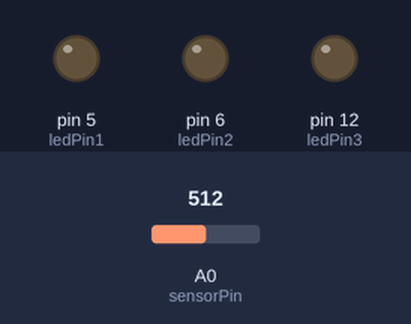
Recording of a sketch running on a simulated Arduino Uno, built with avr-gcc and run on an emulated ATmega328P. On the bench: output pins drawn as LEDs (lit = HIGH). The test bench sets the inputs (shaded band); at power-on: A0 (sensorPin) = 512. What the sketch prints to the serial monitor is not drawn.

Above: at 0.15 s.
Timing chart, 0 to 3.0 s (numbered marks = the images above):
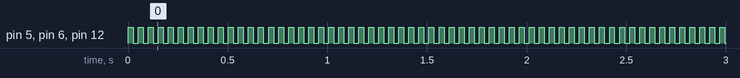

The sketch:

blink.ino
```cpp
int sensorPin = A0;    // select the input pin for the potentiometer
int ledPin1 = 5;
int ledPin2 = 6;
int ledPin3 = 12;  // select the pin for the LED
int readValue;
int sensorValue;  // variable to store the value coming from the sensor

void setup() {
  // declare the ledPin as an OUTPUT:
  pinMode(sensorPin,INPUT);
  pinMode(ledPin1, OUTPUT);
  pinMode(ledPin2, OUTPUT);
  pinMode(ledPin3, OUTPUT);
  // open a 9600-baud serial connection:
  Serial.begin(9600);
}

void loop() {
  // read the value from the sensor:

  sensorValue = analogRead(sensorPin);
  // write the sensor value to the serial interface:

  Serial.println(sensorValue);
  // turn the ledPin on
  digitalWrite(ledPin1, HIGH);
  digitalWrite(ledPin2, HIGH);
  digitalWrite(ledPin3, HIGH);
  // stop the program for <sensorValue> milliseconds:
  delay(25);
  // turn the ledPin off:
  digitalWrite(ledPin1, LOW);
  digitalWrite(ledPin2, LOW);
  digitalWrite(ledPin3, LOW);
  // stop the program for for <sensorValue> milliseconds:
  delay(25);
}
```

Measured:
- by itself, pin 5 (ledPin1), pin 6 (ledPin2), pin 12 (ledPin3): alternates HIGH for 0.03 s and LOW for 0.03 s
